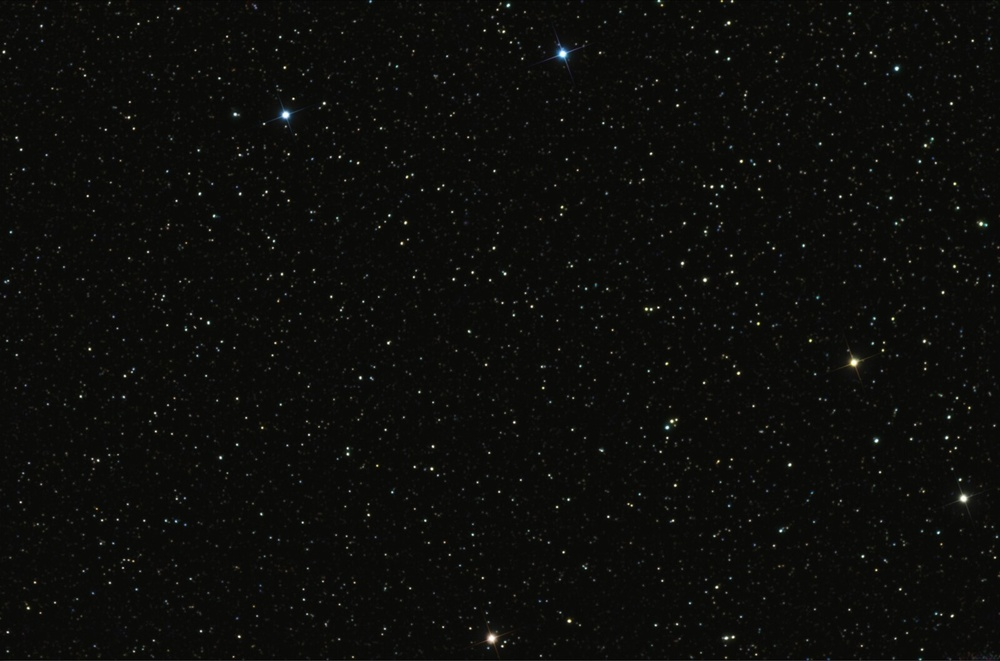
//> input picture cppLab/openCV/extrProjects/fourDSight/code/StarMap_Original.jpg, 1000 x 661 px, shrunk from 1600 x 1057 before the run
$ ./match ../code/StarMap_Original.jpg ../code/Small_area.jpg ../code/Small_area.jpg   (built with g++ and OpenCV 4)
//> lines starting //> are read from the running program, lines starting //| are printed output that depends on the picture; after the words box and inside, x2 and y2 are one past the last pixel; in counts of white or black regions, pixels touching at a corner belong together

#include "opencv2/imgcodecs.hpp"
#include "opencv2/highgui.hpp"
#include "opencv2/imgproc.hpp"
#include <iostream>
using namespace std;
using namespace cv;
bool use_mask;
Mat img; Mat templ; Mat mask; Mat result;
const char* image_window = "Source Image";
const char* result_window = "Result window";
int match_method;
int max_Trackbar = 5;
void MatchingMethod( int, void* );
int main( int argc, char** argv ){
  img = imread( argv[1], IMREAD_COLOR );
//> img is the input picture: 661 rows x 1000 cols, CV_8UC3; mean B, G, R 10.9, 13.2, 13
  templ = imread( argv[2], IMREAD_COLOR );
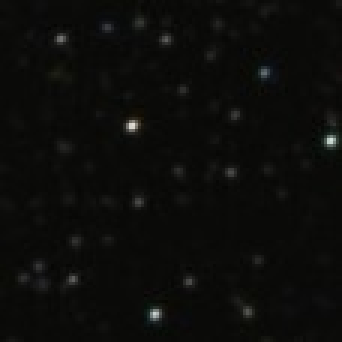
//> input picture cppLab/openCV/extrProjects/fourDSight/code/Small_area.jpg, 114 x 114 px (shown 3 times larger)
//> templ is the input picture: 114 rows x 114 cols, CV_8UC3; mean B, G, R 10.6, 12.6, 12.4
  if(argc > 3) {
    use_mask = true;
    mask = imread( argv[3], IMREAD_COLOR );
  }
  if(img.empty() || templ.empty() || (use_mask && mask.empty())){
    cout << "Can't read one of the images" << endl;
    return EXIT_FAILURE;
  }
  namedWindow( image_window, WINDOW_AUTOSIZE );
  namedWindow( result_window, WINDOW_AUTOSIZE );
  const char* trackbar_label = "Method: \n 0: SQDIFF \n 1: SQDIFF NORMED \n 2: TM CCORR \n 3: TM CCORR NORMED \n 4: TM COEFF \n 5: TM COEFF NORMED";
  createTrackbar( trackbar_label, image_window, &match_method, max_Trackbar, MatchingMethod );
  MatchingMethod( 0, 0 );
  waitKey(0);
  return EXIT_SUCCESS;
}
void MatchingMethod( int, void* )
{
  Mat img_display;
  img.copyTo( img_display );
  int result_cols =  img.cols - templ.cols + 1;
//> result_cols = 887
  int result_rows = img.rows - templ.rows + 1;
//> result_rows = 548
  result.create( result_rows, result_cols, CV_32FC1 );
  bool method_accepts_mask = (TM_SQDIFF == match_method || match_method == TM_CCORR_NORMED);
  if (use_mask && method_accepts_mask)
    { matchTemplate( img, templ, result, match_method, mask); }
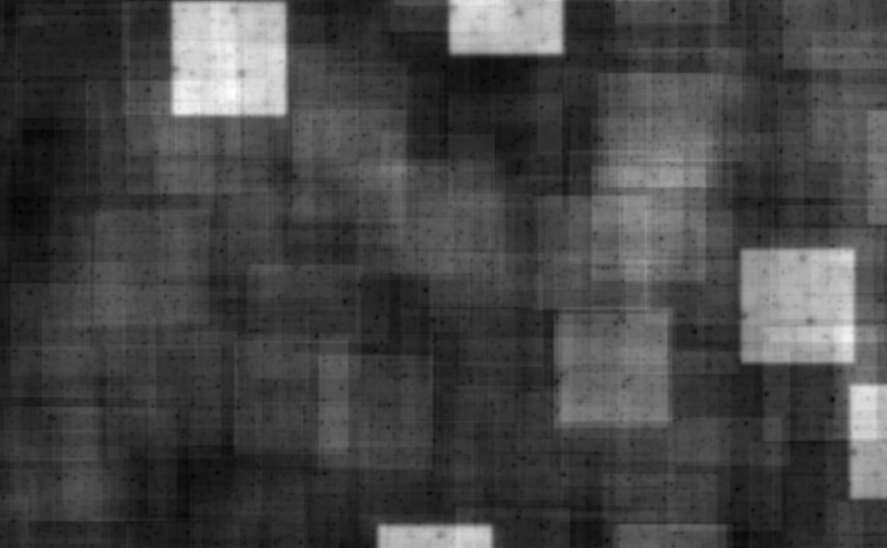
//> result: 548 rows x 887 cols, CV_32FC1; min 4729806, max 20307052, mean 9012451; drawn with min black and max white
  else
    { matchTemplate( img, templ, result, match_method); }

  normalize( result, result, 0, 1, NORM_MINMAX, -1, Mat() );

  double minVal;
  double maxVal;
  Point minLoc;
  Point maxLoc;
  Point matchLoc;

  minMaxLoc( result, &minVal, &maxVal, &minLoc, &maxLoc, Mat() );
//> minVal = 0; maxVal = 1; minLoc = Point(19, 211); maxLoc = Point(232, 93)

  if( match_method  == TM_SQDIFF || match_method == TM_SQDIFF_NORMED )
    { matchLoc = minLoc; }
//> matchLoc = Point(19, 211)
  else
    { matchLoc = maxLoc; }
  rectangle( img_display, matchLoc, Point( matchLoc.x + templ.cols , matchLoc.y + templ.rows ), Scalar::all(0), 2, 8, 0 );
//> img_display: 661 rows x 1000 cols, CV_8UC3; 0.21% of pixels changed, all inside (x1, y1, x2, y2) = (18, 210, 135, 327)
  rectangle( result, matchLoc, Point( matchLoc.x + templ.cols , matchLoc.y + templ.rows ), Scalar::all(0), 2, 8, 0 );
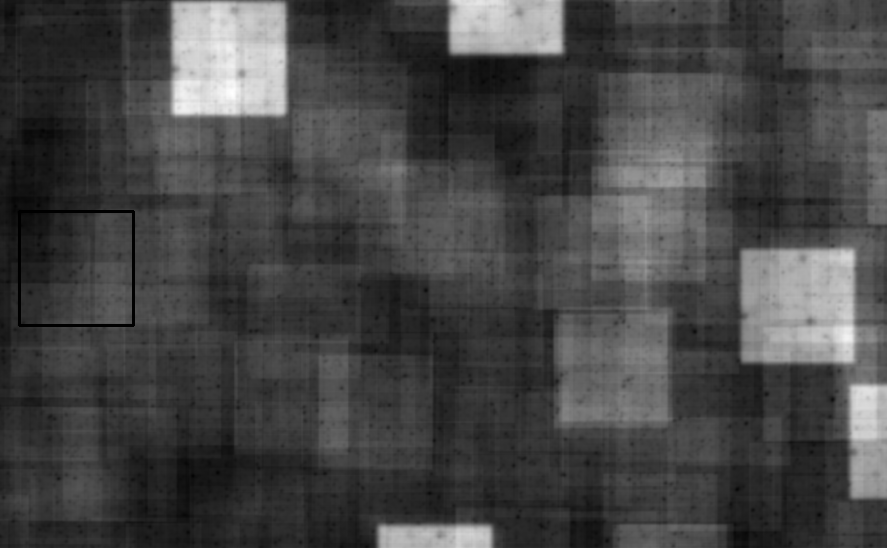
//> result: 548 rows x 887 cols, CV_32FC1; min 0, max 1, mean 0.274
  imshow( image_window, img_display );
  imshow( result_window, result );

  return;
}
